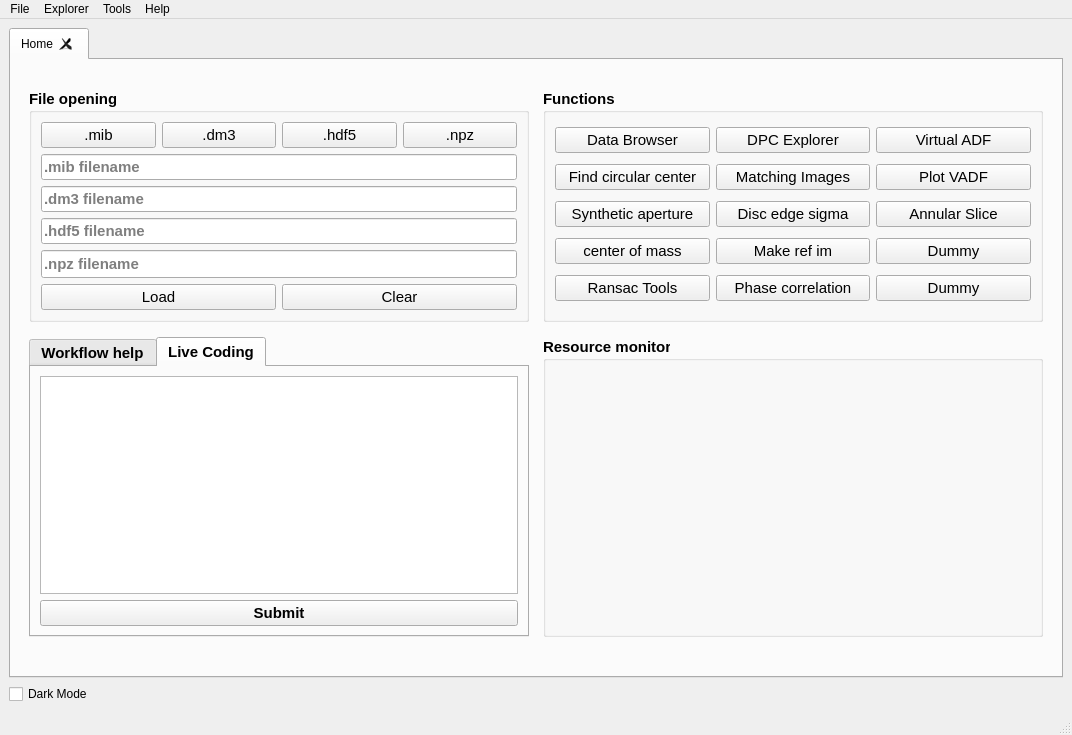
 <widget class="QMainWindow" name="MainWindow">
  <property name="geometry">
   <rect>
    <x>0</x>
    <y>0</y>
    <width>1072</width>
    <height>735</height>
   </rect>
  </property>
  <property name="minimumSize">
   <size>
    <width>1072</width>
    <height>735</height>
   </size>
  </property>
  <property name="windowTitle">
   <string>fpd gui</string>
  </property>
  <widget class="QWidget" name="centralwidget">
   <layout class="QVBoxLayout" name="verticalLayout_2">
    <item>
     <widget class="QTabWidget" name="tabWidget">
      <property name="minimumSize">
       <size>
        <width>1050</width>
        <height>625</height>
       </size>
      </property>
      <property name="currentIndex">
       <number>0</number>
      </property>
      <property name="tabsClosable">
       <bool>true</bool>
      </property>
      <widget class="QWidget" name="home_tab">
       <attribute name="title">
        <string>Home</string>
       </attribute>
       <layout class="QGridLayout" name="gridLayout">
        <item row="4" column="1">
         <spacer name="verticalSpacer_2">
          <property name="orientation">
           <enum>Qt::Vertical</enum>
          </property>
          <property name="sizeType">
           <enum>QSizePolicy::Expanding</enum>
          </property>
          <property name="sizeHint" stdset="0">
           <size>
            <width>20</width>
            <height>40</height>
           </size>
          </property>
         </spacer>
        </item>
        <item row="2" column="3">
         <spacer name="verticalSpacer">
          <property name="orientation">
           <enum>Qt::Vertical</enum>
          </property>
          <property name="sizeType">
           <enum>QSizePolicy::Maximum</enum>
          </property>
          <property name="sizeHint" stdset="0">
           <size>
            <width>20</width>
            <height>20</height>
           </size>
          </property>
         </spacer>
        </item>
        <item row="0" column="1">
         <spacer name="verticalSpacer_3">
          <property name="orientation">
           <enum>Qt::Vertical</enum>
          </property>
          <property name="sizeType">
           <enum>QSizePolicy::Fixed</enum>
          </property>
          <property name="sizeHint" stdset="0">
           <size>
            <width>20</width>
            <height>20</height>
           </size>
          </property>
         </spacer>
        </item>
        <item row="0" column="3">
         <spacer name="verticalSpacer_4">
          <property name="orientation">
           <enum>Qt::Vertical</enum>
          </property>
          <property name="sizeType">
           <enum>QSizePolicy::Fixed</enum>
          </property>
          <property name="sizeHint" stdset="0">
           <size>
            <width>20</width>
            <height>20</height>
           </size>
          </property>
         </spacer>
        </item>
        <item row="1" column="0">
         <spacer name="left_hSpacer">
          <property name="orientation">
           <enum>Qt::Horizontal</enum>
          </property>
          <property name="sizeType">
           <enum>QSizePolicy::Maximum</enum>
          </property>
          <property name="sizeHint" stdset="0">
           <size>
            <width>100</width>
            <height>20</height>
           </size>
          </property>
         </spacer>
        </item>
        <item row="1" column="2">
         <spacer name="mid_hSpacer">
          <property name="orientation">
           <enum>Qt::Horizontal</enum>
          </property>
          <property name="sizeType">
           <enum>QSizePolicy::Maximum</enum>
          </property>
          <property name="sizeHint" stdset="0">
           <size>
            <width>100</width>
            <height>20</height>
           </size>
          </property>
         </spacer>
        </item>
        <item row="1" column="3">
         <widget class="QGroupBox" name="functions_groupBox">
          <property name="sizePolicy">
           <sizepolicy hsizetype="Expanding" vsizetype="Expanding">
            <horstretch>0</horstretch>
            <verstretch>0</verstretch>
           </sizepolicy>
          </property>
          <property name="minimumSize">
           <size>
            <width>500</width>
            <height>0</height>
           </size>
          </property>
          <property name="maximumSize">
           <size>
            <width>16777215</width>
            <height>16777215</height>
           </size>
          </property>
          <property name="font">
           <font>
            <pointsize>11</pointsize>
            <weight>75</weight>
            <bold>true</bold>
            <underline>false</underline>
           </font>
          </property>
          <property name="title">
           <string>Functions</string>
          </property>
          <layout class="QGridLayout" name="gridLayout_3">
           <item row="0" column="2">
            <widget class="QPushButton" name="virtual_adf_button">
             <property name="font">
              <font>
               <pointsize>11</pointsize>
               <weight>50</weight>
               <bold>false</bold>
               <underline>false</underline>
              </font>
             </property>
             <property name="text">
              <string>Virtual ADF</string>
             </property>
             <property name="checkable">
              <bool>false</bool>
             </property>
             <property name="flat">
              <bool>false</bool>
             </property>
            </widget>
           </item>
           <item row="2" column="0">
            <widget class="QPushButton" name="rm_aperture_button">
             <property name="font">
              <font>
               <pointsize>11</pointsize>
               <weight>50</weight>
               <bold>false</bold>
               <underline>false</underline>
              </font>
             </property>
             <property name="text">
              <string>Synthetic aperture</string>
             </property>
             <property name="checkable">
              <bool>false</bool>
             </property>
             <property name="flat">
              <bool>false</bool>
             </property>
            </widget>
           </item>
           <item row="1" column="0">
            <widget class="QPushButton" name="find_circ_c_button">
             <property name="font">
              <font>
               <pointsize>11</pointsize>
               <weight>50</weight>
               <bold>false</bold>
               <underline>false</underline>
              </font>
             </property>
             <property name="text">
              <string>Find circular center</string>
             </property>
             <property name="checkable">
              <bool>false</bool>
             </property>
             <property name="flat">
              <bool>false</bool>
             </property>
            </widget>
           </item>
           <item row="3" column="2">
            <widget class="QPushButton" name="pushButton_4">
             <property name="font">
              <font>
               <pointsize>11</pointsize>
               <weight>50</weight>
               <bold>false</bold>
               <underline>false</underline>
              </font>
             </property>
             <property name="text">
              <string>Dummy</string>
             </property>
             <property name="checkable">
              <bool>false</bool>
             </property>
             <property name="flat">
              <bool>false</bool>
             </property>
            </widget>
           </item>
           <item row="0" column="0">
            <widget class="QPushButton" name="dbrowser_button">
             <property name="font">
              <font>
               <pointsize>11</pointsize>
               <weight>50</weight>
               <bold>false</bold>
               <underline>false</underline>
              </font>
             </property>
             <property name="text">
              <string>Data Browser</string>
             </property>
             <property name="checkable">
              <bool>false</bool>
             </property>
             <property name="flat">
              <bool>false</bool>
             </property>
            </widget>
           </item>
           <item row="2" column="2">
            <widget class="QPushButton" name="annular_slice_button">
             <property name="font">
              <font>
               <pointsize>11</pointsize>
               <weight>50</weight>
               <bold>false</bold>
               <underline>false</underline>
              </font>
             </property>
             <property name="text">
              <string>Annular Slice</string>
             </property>
             <property name="checkable">
              <bool>false</bool>
             </property>
             <property name="flat">
              <bool>false</bool>
             </property>
            </widget>
           </item>
           <item row="0" column="1">
            <widget class="QPushButton" name="dpc_explorer_button">
             <property name="font">
              <font>
               <pointsize>11</pointsize>
               <weight>50</weight>
               <bold>false</bold>
               <underline>false</underline>
              </font>
             </property>
             <property name="text">
              <string>DPC Explorer</string>
             </property>
             <property name="checkable">
              <bool>false</bool>
             </property>
             <property name="flat">
              <bool>false</bool>
             </property>
            </widget>
           </item>
           <item row="1" column="2">
            <widget class="QPushButton" name="plot_vadf_button">
             <property name="font">
              <font>
               <pointsize>11</pointsize>
               <weight>50</weight>
               <bold>false</bold>
               <underline>false</underline>
              </font>
             </property>
             <property name="text">
              <string>Plot VADF</string>
             </property>
             <property name="checkable">
              <bool>false</bool>
             </property>
             <property name="flat">
              <bool>false</bool>
             </property>
            </widget>
           </item>
           <item row="3" column="0">
            <widget class="QPushButton" name="centre_of_mass_button">
             <property name="font">
              <font>
               <pointsize>11</pointsize>
               <weight>50</weight>
               <bold>false</bold>
               <underline>false</underline>
              </font>
             </property>
             <property name="text">
              <string>center of mass</string>
             </property>
             <property name="checkable">
              <bool>false</bool>
             </property>
             <property name="flat">
              <bool>false</bool>
             </property>
            </widget>
           </item>
           <item row="4" column="0">
            <widget class="QPushButton" name="ransac_tools_button">
             <property name="font">
              <font>
               <pointsize>11</pointsize>
               <weight>50</weight>
               <bold>false</bold>
               <underline>false</underline>
              </font>
             </property>
             <property name="text">
              <string>Ransac Tools</string>
             </property>
             <property name="checkable">
              <bool>false</bool>
             </property>
             <property name="flat">
              <bool>false</bool>
             </property>
            </widget>
           </item>
           <item row="1" column="1">
            <widget class="QPushButton" name="matching_im_button">
             <property name="font">
              <font>
               <pointsize>11</pointsize>
               <weight>50</weight>
               <bold>false</bold>
               <underline>false</underline>
              </font>
             </property>
             <property name="text">
              <string>Matching Images</string>
             </property>
             <property name="checkable">
              <bool>false</bool>
             </property>
             <property name="flat">
              <bool>false</bool>
             </property>
            </widget>
           </item>
           <item row="2" column="1">
            <widget class="QPushButton" name="disc_edge_button">
             <property name="font">
              <font>
               <pointsize>11</pointsize>
               <weight>50</weight>
               <bold>false</bold>
               <underline>false</underline>
              </font>
             </property>
             <property name="text">
              <string>Disc edge sigma</string>
             </property>
             <property name="checkable">
              <bool>false</bool>
             </property>
             <property name="autoDefault">
              <bool>false</bool>
             </property>
             <property name="default">
              <bool>false</bool>
             </property>
             <property name="flat">
              <bool>false</bool>
             </property>
            </widget>
           </item>
           <item row="3" column="1">
            <widget class="QPushButton" name="make_ref_im_button">
             <property name="font">
              <font>
               <pointsize>11</pointsize>
               <weight>50</weight>
               <bold>false</bold>
               <underline>false</underline>
              </font>
             </property>
             <property name="text">
              <string>Make ref im</string>
             </property>
             <property name="checkable">
              <bool>false</bool>
             </property>
             <property name="flat">
              <bool>false</bool>
             </property>
            </widget>
           </item>
           <item row="4" column="1">
            <widget class="QPushButton" name="phase_correlation_button">
             <property name="font">
              <font>
               <pointsize>11</pointsize>
               <weight>50</weight>
               <bold>false</bold>
               <underline>false</underline>
              </font>
             </property>
             <property name="text">
              <string>Phase correlation</string>
             </property>
             <property name="checkable">
              <bool>false</bool>
             </property>
             <property name="flat">
              <bool>false</bool>
             </property>
            </widget>
           </item>
           <item row="4" column="2">
            <widget class="QPushButton" name="pushButton_8">
             <property name="font">
              <font>
               <pointsize>11</pointsize>
               <weight>50</weight>
               <bold>false</bold>
               <underline>false</underline>
              </font>
             </property>
             <property name="text">
              <string>Dummy</string>
             </property>
             <property name="checkable">
              <bool>false</bool>
             </property>
             <property name="flat">
              <bool>false</bool>
             </property>
            </widget>
           </item>
          </layout>
         </widget>
        </item>
        <item row="3" column="3">
         <widget class="QGroupBox" name="resource_groupBox">
          <property name="sizePolicy">
           <sizepolicy hsizetype="Expanding" vsizetype="Expanding">
            <horstretch>0</horstretch>
            <verstretch>0</verstretch>
           </sizepolicy>
          </property>
          <property name="minimumSize">
           <size>
            <width>500</width>
            <height>300</height>
           </size>
          </property>
          <property name="maximumSize">
           <size>
            <width>16777215</width>
            <height>16777215</height>
           </size>
          </property>
          <property name="font">
           <font>
            <pointsize>11</pointsize>
            <weight>75</weight>
            <bold>true</bold>
            <underline>false</underline>
           </font>
          </property>
          <property name="title">
           <string>Resource monitor</string>
          </property>
          <layout class="QGridLayout" name="gridLayout_4">
           <item row="0" column="1">
            <widget class="CpuFreqGraph" name="resMonitor" native="true"/>
           </item>
          </layout>
         </widget>
        </item>
        <item row="1" column="1">
         <widget class="QGroupBox" name="file_groupBox">
          <property name="sizePolicy">
           <sizepolicy hsizetype="Expanding" vsizetype="Expanding">
            <horstretch>0</horstretch>
            <verstretch>0</verstretch>
           </sizepolicy>
          </property>
          <property name="minimumSize">
           <size>
            <width>500</width>
            <height>0</height>
           </size>
          </property>
          <property name="maximumSize">
           <size>
            <width>16777215</width>
            <height>16777215</height>
           </size>
          </property>
          <property name="font">
           <font>
            <pointsize>11</pointsize>
            <weight>75</weight>
            <bold>true</bold>
            <underline>false</underline>
           </font>
          </property>
          <property name="title">
           <string>File opening</string>
          </property>
          <layout class="QVBoxLayout" name="verticalLayout_11">
           <item>
            <layout class="QHBoxLayout" name="horizontalLayout">
             <item>
              <widget class="QPushButton" name="mib_button">
               <property name="font">
                <font>
                 <pointsize>11</pointsize>
                 <weight>50</weight>
                 <bold>false</bold>
                 <underline>false</underline>
                </font>
               </property>
               <property name="text">
                <string>.mib</string>
               </property>
               <property name="checkable">
                <bool>false</bool>
               </property>
               <property name="flat">
                <bool>false</bool>
               </property>
              </widget>
             </item>
             <item>
              <widget class="QPushButton" name="dm3_button">
               <property name="font">
                <font>
                 <pointsize>11</pointsize>
                 <weight>50</weight>
                 <bold>false</bold>
                 <underline>false</underline>
                </font>
               </property>
               <property name="text">
                <string>.dm3</string>
               </property>
               <property name="checkable">
                <bool>false</bool>
               </property>
               <property name="flat">
                <bool>false</bool>
               </property>
              </widget>
             </item>
             <item>
              <widget class="QPushButton" name="hdf5_button">
               <property name="font">
                <font>
                 <pointsize>11</pointsize>
                 <weight>50</weight>
                 <bold>false</bold>
                 <underline>false</underline>
                </font>
               </property>
               <property name="text">
                <string>.hdf5</string>
               </property>
               <property name="checkable">
                <bool>false</bool>
               </property>
               <property name="flat">
                <bool>false</bool>
               </property>
              </widget>
             </item>
             <item>
              <widget class="QPushButton" name="npz_button">
               <property name="font">
                <font>
                 <pointsize>11</pointsize>
                 <weight>50</weight>
                 <bold>false</bold>
                 <underline>false</underline>
                </font>
               </property>
               <property name="text">
                <string>.npz</string>
               </property>
               <property name="checkable">
                <bool>false</bool>
               </property>
               <property name="flat">
                <bool>false</bool>
               </property>
              </widget>
             </item>
            </layout>
           </item>
           <item>
            <layout class="QVBoxLayout" name="verticalLayout">
             <item>
              <widget class="QLineEdit" name="mib_line">
               <property name="inputMask">
                <string/>
               </property>
               <property name="text">
                <string/>
               </property>
               <property name="readOnly">
                <bool>true</bool>
               </property>
               <property name="placeholderText">
                <string>.mib filename</string>
               </property>
               <property name="clearButtonEnabled">
                <bool>false</bool>
               </property>
              </widget>
             </item>
             <item>
              <widget class="QLineEdit" name="dm3_line">
               <property name="inputMask">
                <string/>
               </property>
               <property name="text">
                <string/>
               </property>
               <property name="readOnly">
                <bool>true</bool>
               </property>
               <property name="placeholderText">
                <string>.dm3 filename</string>
               </property>
               <property name="clearButtonEnabled">
                <bool>false</bool>
               </property>
              </widget>
             </item>
             <item>
              <widget class="QLineEdit" name="hdf5_line">
               <property name="autoFillBackground">
                <bool>false</bool>
               </property>
               <property name="inputMask">
                <string/>
               </property>
               <property name="text">
                <string/>
               </property>
               <property name="readOnly">
                <bool>true</bool>
               </property>
               <property name="placeholderText">
                <string>.hdf5 filename</string>
               </property>
               <property name="clearButtonEnabled">
                <bool>false</bool>
               </property>
              </widget>
             </item>
             <item>
              <widget class="QLineEdit" name="npz_line">
               <property name="minimumSize">
                <size>
                 <width>0</width>
                 <height>28</height>
                </size>
               </property>
               <property name="text">
                <string/>
               </property>
               <property name="placeholderText">
                <string>.npz filename</string>
               </property>
              </widget>
             </item>
            </layout>
           </item>
           <item>
            <layout class="QHBoxLayout" name="horizontalLayout_2">
             <item>
              <widget class="QPushButton" name="load_button">
               <property name="font">
                <font>
                 <pointsize>11</pointsize>
                 <weight>50</weight>
                 <bold>false</bold>
                 <underline>false</underline>
                </font>
               </property>
               <property name="text">
                <string>Load</string>
               </property>
               <property name="shortcut">
                <string>Ctrl+O</string>
               </property>
               <property name="checkable">
                <bool>false</bool>
               </property>
               <property name="flat">
                <bool>false</bool>
               </property>
              </widget>
             </item>
             <item>
              <widget class="QPushButton" name="clear_button">
               <property name="font">
                <font>
                 <pointsize>11</pointsize>
                 <weight>50</weight>
                 <bold>false</bold>
                 <underline>false</underline>
                </font>
               </property>
               <property name="text">
                <string>Clear</string>
               </property>
               <property name="checkable">
                <bool>false</bool>
               </property>
               <property name="flat">
                <bool>false</bool>
               </property>
              </widget>
             </item>
            </layout>
           </item>
          </layout>
         </widget>
        </item>
        <item row="1" column="4">
         <spacer name="right_hSpacer">
          <property name="orientation">
           <enum>Qt::Horizontal</enum>
          </property>
          <property name="sizeType">
           <enum>QSizePolicy::Expanding</enum>
          </property>
          <property name="sizeHint" stdset="0">
           <size>
            <width>100</width>
            <height>20</height>
           </size>
          </property>
         </spacer>
        </item>
        <item row="3" column="1">
         <widget class="QTabWidget" name="tabWidget_2">
          <property name="sizePolicy">
           <sizepolicy hsizetype="Expanding" vsizetype="Expanding">
            <horstretch>0</horstretch>
            <verstretch>0</verstretch>
           </sizepolicy>
          </property>
          <property name="font">
           <font>
            <pointsize>11</pointsize>
            <weight>75</weight>
            <bold>true</bold>
            <underline>false</underline>
           </font>
          </property>
          <property name="currentIndex">
           <number>1</number>
          </property>
          <property name="documentMode">
           <bool>false</bool>
          </property>
          <property name="tabBarAutoHide">
           <bool>false</bool>
          </property>
          <widget class="QWidget" name="tab">
           <attribute name="title">
            <string>Workflow help</string>
           </attribute>
           <layout class="QGridLayout" name="gridLayout_6">
            <item row="0" column="0">
             <widget class="QPlainTextEdit" name="log_text">
              <property name="readOnly">
               <bool>true</bool>
              </property>
              <property name="plainText">
               <string>Start by loading files</string>
              </property>
             </widget>
            </item>
           </layout>
          </widget>
          <widget class="QWidget" name="tab_2">
           <attribute name="title">
            <string>Live Coding</string>
           </attribute>
           <layout class="QGridLayout" name="gridLayout_2">
            <item row="0" column="0">
             <widget class="QTextEdit" name="codeEdit">
              <property name="font">
               <font>
                <pointsize>13</pointsize>
                <weight>75</weight>
                <bold>true</bold>
                <underline>false</underline>
               </font>
              </property>
             </widget>
            </item>
            <item row="1" column="0">
             <widget class="QPushButton" name="pushButton_5">
              <property name="text">
               <string>Submit</string>
              </property>
             </widget>
            </item>
           </layout>
          </widget>
         </widget>
        </item>
       </layout>
      </widget>
     </widget>
    </item>
    <item>
     <widget class="QCheckBox" name="dark_mode_button">
      <property name="text">
       <string>Dark Mode</string>
      </property>
     </widget>
    </item>
   </layout>
  </widget>
  <widget class="QMenuBar" name="menubar">
   <property name="geometry">
    <rect>
     <x>0</x>
     <y>0</y>
     <width>1072</width>
     <height>21</height>
    </rect>
   </property>
   <widget class="QMenu" name="menuFile">
    <property name="title">
     <string>File</string>
    </property>
    <widget class="QMenu" name="menuOpen">
     <property name="title">
      <string>Open</string>
     </property>
     <addaction name="action_mib"/>
     <addaction name="action_dm3"/>
     <addaction name="action_hdf5"/>
     <addaction name="action_npz"/>
    </widget>
    <addaction name="menuOpen"/>
   </widget>
   <widget class="QMenu" name="menuHelp">
    <property name="title">
     <string>Help</string>
    </property>
    <addaction name="action_about"/>
   </widget>
   <widget class="QMenu" name="menuTools">
    <property name="title">
     <string>Tools</string>
    </property>
    <addaction name="actionCircular_center"/>
    <addaction name="actionSynthetic_Aperture"/>
    <addaction name="actionCenter_of_Mass"/>
    <addaction name="actionRansac_Tool"/>
   </widget>
   <widget class="QMenu" name="menuExplorer">
    <property name="title">
     <string>Explorer</string>
    </property>
    <addaction name="actionData_Browser"/>
    <addaction name="actionDPC_Explorer"/>
    <addaction name="actionVADF_Explorer"/>
   </widget>
   <addaction name="menuFile"/>
   <addaction name="menuExplorer"/>
   <addaction name="menuTools"/>
   <addaction name="menuHelp"/>
  </widget>
  <widget class="QStatusBar" name="statusbar"/>
  <action name="action_dm3">
   <property name="text">
    <string>.dm3</string>
   </property>
   <property name="shortcut">
    <string>Ctrl+D</string>
   </property>
  </action>
  <action name="action_mib">
   <property name="text">
    <string>.mib</string>
   </property>
   <property name="shortcut">
    <string>Ctrl+M</string>
   </property>
  </action>
  <action name="action_hdf5">
   <property name="text">
    <string>.hdf5</string>
   </property>
   <property name="shortcut">
    <string>Ctrl+H</string>
   </property>
  </action>
  <action name="action_about">
   <property name="text">
    <string>About</string>
   </property>
  </action>
  <action name="action_npz">
   <property name="text">
    <string>.npz</string>
   </property>
   <property name="shortcut">
    <string>Ctrl+N</string>
   </property>
  </action>
  <action name="actionCircular_center">
   <property name="text">
    <string>Circular_center</string>
   </property>
  </action>
  <action name="actionSynthetic_Aperture">
   <property name="text">
    <string>Synthetic Aperture</string>
   </property>
  </action>
  <action name="actionCenter_of_Mass">
   <property name="text">
    <string>Center of Mass</string>
   </property>
  </action>
  <action name="actionRansac_Tool">
   <property name="text">
    <string>Ransac Tool</string>
   </property>
  </action>
  <action name="actionData_Browser">
   <property name="text">
    <string>Data Browser</string>
   </property>
  </action>
  <action name="actionDPC_Explorer">
   <property name="text">
    <string>DPC Explorer </string>
   </property>
  </action>
  <action name="actionVADF_Explorer">
   <property name="text">
    <string>VADF Explorer</string>
   </property>
  </action>
  <action name="actionLoad">
   <property name="text">
    <string>Load</string>
   </property>
   <property name="shortcut">
    <string>Ctrl+O</string>
   </property>
  </action>
 </widget>
